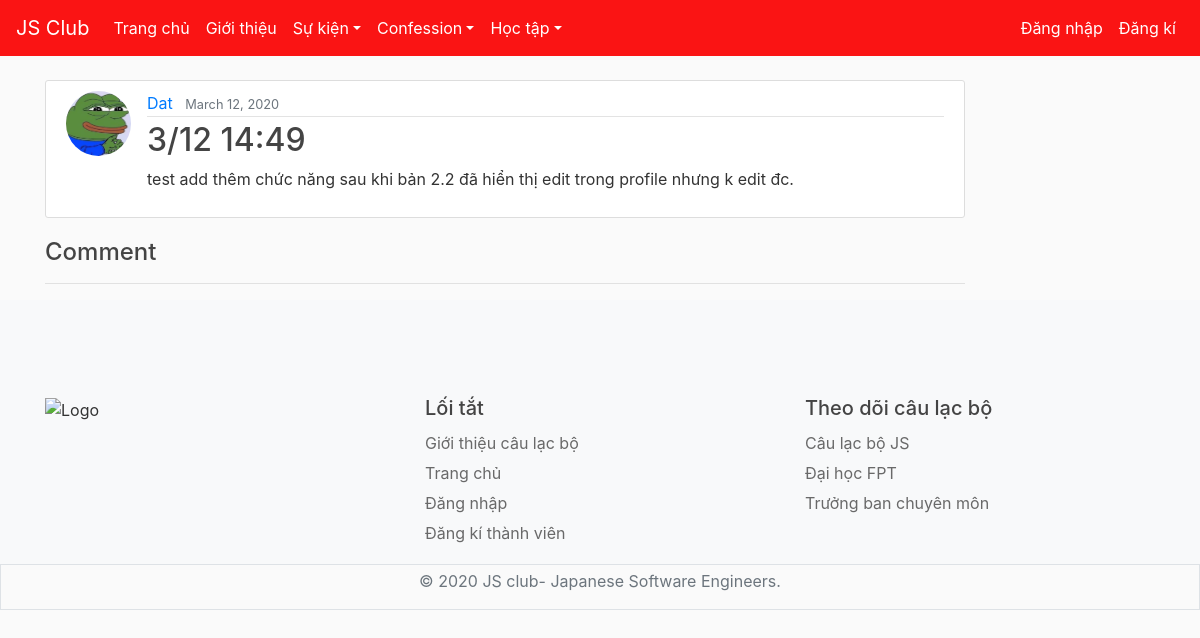
Page /post/49/ on the committed database.
### newfeed/models.py (models this page shows, shortened)
class Post(models.Model):
    title = models.CharField(max_length=100)
    content = models.TextField()
    date_posted = models.DateTimeField(default=timezone.now)
    author = models.ForeignKey(User,on_delete=models.CASCADE)

### users/models.py (models this page shows, shortened)
class Profile(models.Model):
    user = models.OneToOneField(User, on_delete = models.CASCADE)
    fullname=models.CharField(max_length=100, default = 'Wu an  Rose')
    dob = models.DateField(null = True, blank = True)
    studentID=models.CharField(max_length = 12, default='HE1xxxx')
    role = models.CharField(max_length=30, default='Ban chuyên môn')
    bio = models.CharField(max_length=100, default ='Cần cù thì bù siêng năng-Có làm thì mới có ăn')
    address = models.CharField(max_length = 30, default='Hà Nội')
    phone = models.CharField(max_length = 12, default='09x-xxxxxxx')
    image = models.ImageField(default='default.jpg', upload_to='profile_pics')

### newfeed/views.py (the view)
# urls.py: path('post/<int:pk>/', views.post , name='post'),
def post(request,pk):
    post = get_object_or_404(Post, pk=pk)
    form = CommentForm()
    if request.method == 'POST':
        form = CommentForm(request.POST,author=request.user,post=post)
        if form.is_valid():
            form.save()
            return HttpResponseRedirect(request.path)
    return render(request, "newfeed/post_detail.html", {"post":post, "form":form})

### newfeed/templates/newfeed/post_detail.html (shortened to what this page needs)
{% extends "newfeed/base.html" %}
{% load crispy_forms_tags %}
{% block content %}
<main role="main" class="container">
    <div class="row">
      <div class="col-md-10">
    <article class="media content-section">
      <img class="rounded-circle article-img" src="{{post.author.profile.image.url}}">
      <div class="media-body">
        <div class="article-metadata">
          <a class="mr-2" href="{% url 'user-posts' post.author.username %}">{{ post.author }}</a>
          <small class="text-muted">{{ post.date_posted|date:"F d, Y" }}</small>
        </div>
        <h2 class="article-title">{{ post.title }}</h2>
        <p class="article-content">{{ post.content }}</p>
      </div>
  </article>
<h4>Comment</h4>
 <hr  width="100%" size="8px" align="left"  />
</div>
 </main>
{% endblock content %}

### newfeed/static/newfeed/main.css (style rules this page uses)
body { background: #fafafa; color: #333333; margin-top: 5rem; }
h1, h2, h3, h4, h5, h6 { color: #444444; }
.content-section { width: 100%; background: #ffffff; padding: 10px 20px; border: 1px solid #dddddd; border-radius: 3px; margin-bottom: 20px; }
.article-title { color: #444444; }
.article-content { white-space: pre-line; }
.article-img { height: 65px; width: 65px; margin-right: 16px; }
.article-metadata { padding-bottom: 1px; margin-bottom: 4px; border-bottom: 1px solid #e3e3e3 }

### rows in the picture
Post: author.profile.image (picture), author "Dat", date_posted "March 12, 2020", title "3/12 14:49", content "test add thêm chức năng sau khi bản 2.2 đã hiển thị edit trong profile nhưng k edit đc."
